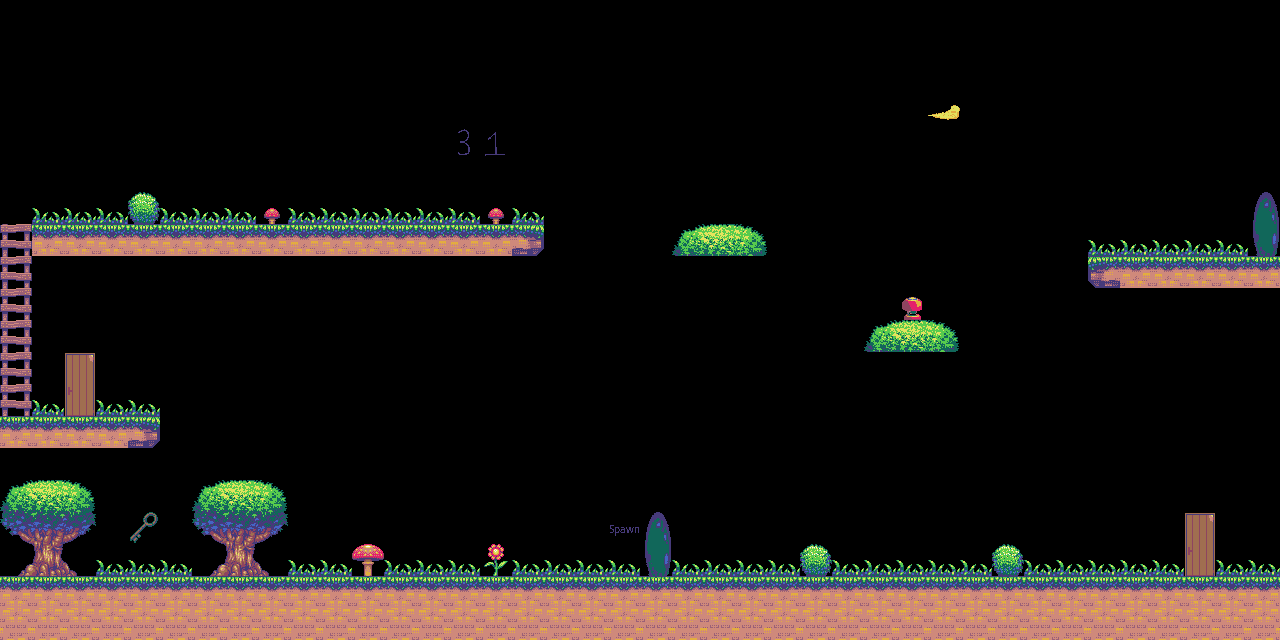

Tiled map render using the project's own tile images. Description and the whole map definition, tile-layer contents included, below:
An orthogonal 40x20 tile map with 32x32 px tiles, 1 tile layer (Tile Layer 1).

<map version="1.10" tiledversion="1.12.0" orientation="orthogonal" renderorder="right-down" width="40" height="20" tilewidth="32" tileheight="32" infinite="0" nextlayerid="2" nextobjectid="1">
 <editorsettings>
  <export target="map_0_0.json" format="json" />
 </editorsettings>
 <tileset firstgid="1" source="../images/tiles.tsx" />
 <layer id="1" name="Tile Layer 1" width="40" height="20">
  <data encoding="csv">
0,0,0,0,0,0,0,0,0,0,0,0,0,0,0,0,0,0,0,0,0,0,0,0,0,0,0,0,0,0,0,0,0,0,0,0,0,0,0,0,
0,0,0,0,0,0,0,0,0,0,0,0,0,0,0,0,0,0,0,0,0,0,0,0,0,0,0,0,0,0,0,0,0,0,0,0,0,0,0,0,
0,0,0,0,0,0,0,0,0,0,0,0,0,0,0,0,0,0,0,0,0,0,0,0,0,0,0,0,0,0,0,0,0,0,0,0,0,0,0,0,
0,0,0,0,0,0,0,0,0,0,0,0,0,0,0,0,0,0,0,0,0,0,0,0,0,0,0,0,0,120,0,0,0,0,0,0,0,0,0,0,
0,0,0,0,0,0,0,0,0,0,0,123,0,0,117,115,0,0,0,0,0,0,0,0,0,0,0,0,0,0,0,0,0,0,0,0,0,0,0,0,
0,0,0,0,0,0,0,0,0,0,0,133,0,0,124,124,0,123,123,123,123,0,0,0,0,0,0,0,0,0,0,0,0,0,0,0,0,0,0,0,
0,97,97,97,98,97,97,97,106,97,97,97,97,97,97,106,97,123,123,123,123,0,0,0,0,0,0,0,0,0,0,0,0,0,0,0,0,0,0,69,
67,36,36,36,36,36,36,36,36,36,36,36,37,36,36,36,39,123,123,123,123,85,86,87,0,0,0,0,0,0,0,0,0,0,97,97,97,97,97,77,
75,0,0,0,0,0,0,0,0,0,0,0,0,0,0,0,0,123,123,123,123,0,0,0,0,0,0,0,0,0,0,0,0,0,34,37,37,37,37,37,
75,0,0,0,0,0,0,0,0,0,0,0,0,0,0,0,0,0,0,0,0,0,0,0,0,0,0,0,118,0,0,0,0,0,0,0,0,0,0,0,
75,0,0,0,0,0,0,0,0,0,0,0,0,0,0,0,0,0,0,0,0,0,0,0,0,0,0,85,86,87,0,0,0,0,0,0,0,0,0,0,
75,132,68,0,0,0,0,0,0,0,0,0,0,0,0,0,0,0,0,0,0,0,0,0,0,0,0,0,0,0,0,0,0,0,0,0,0,0,0,0,
75,97,76,97,97,0,0,0,0,0,0,0,0,0,0,0,0,0,0,0,0,0,0,0,0,0,0,0,0,0,0,0,0,0,0,0,0,0,0,0,
36,36,36,36,39,0,0,0,0,0,0,0,0,0,0,0,0,0,125,0,0,0,0,0,0,0,0,0,0,0,0,0,0,0,0,0,0,0,0,0,
0,0,0,0,0,0,0,0,0,0,0,0,0,0,0,0,0,0,0,0,0,0,0,0,0,0,0,0,0,0,0,0,0,0,0,0,0,0,0,0,
85,86,87,0,0,0,85,86,87,125,0,0,0,0,0,0,0,0,0,0,0,0,0,0,0,0,0,0,0,0,0,0,0,0,0,0,0,0,0,0,
93,94,95,124,109,0,93,94,95,125,0,0,0,0,0,0,0,0,0,114,69,0,0,0,0,0,0,0,0,0,0,0,0,0,0,0,0,68,0,0,
101,102,103,97,97,97,101,102,103,97,97,107,97,97,97,105,97,97,97,97,77,97,97,97,97,98,97,97,97,97,97,98,97,97,97,97,97,76,97,97,
36,36,36,36,36,36,36,36,36,36,36,36,37,36,37,37,37,37,37,37,37,37,37,37,36,37,37,37,37,37,37,37,37,37,37,37,37,37,37,37,
44,45,45,45,45,45,45,45,45,45,45,45,45,45,45,44,45,45,45,45,45,45,45,45,45,45,45,45,45,45,45,45,45,45,45,45,45,45,45,45
</data>
 </layer>
</map>
